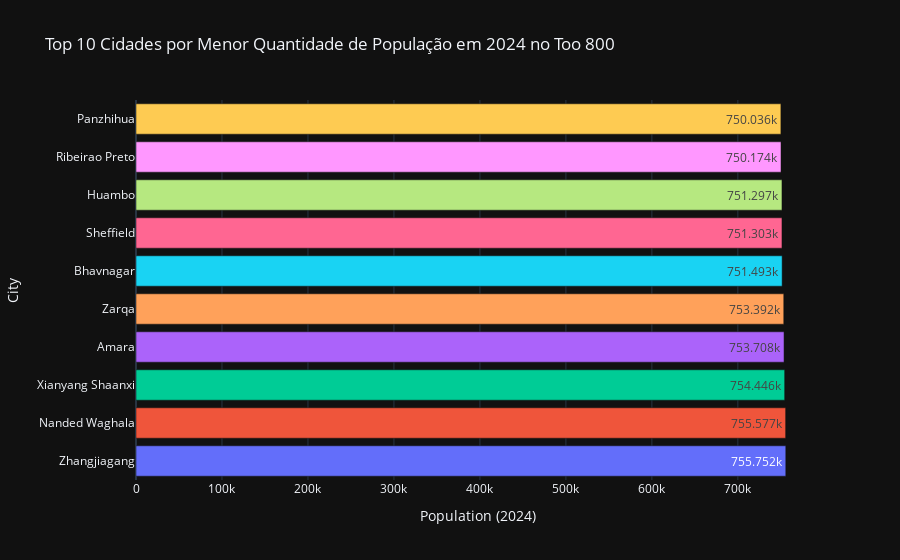

Notebook source saved alongside this figure:
### Code cell
fig_2024 = px.bar(menores_2024, y='City', x='Population (2024)', title='Top 10 Cidades por Menor Quantidade de População em 2024 no Too 800', 
                  template='plotly_dark', text_auto=True, color=px.colors.sequential.Cividis)
fig_2024.update_layout(showlegend=False)
fig_2024.show()

### Figure 1 — Plotly figure (JSON) as saved in the notebook; plotly's stock layout.template omitted (floating-point values rounded to 4 significant figures)
{"data": [{"alignmentgroup": "True", "hovertemplate": "color=#00224e<br>Population (2024)=%{x}<br>City=%{y}<extra></extra>", "legendgroup": "#00224e", "marker": {"color": "#636efa", "pattern": {"shape": ""}}, "name": "#00224e", "offsetgroup": "#00224e", "orientation": "h", "showlegend": true, "textposition": "auto", "texttemplate": "%{x}", "type": "bar", "x": [755752], "xaxis": "x", "y": ["Zhangjiagang"], "yaxis": "y"}, {"alignmentgroup": "True", "hovertemplate": "color=#123570<br>Population (2024)=%{x}<br>City=%{y}<extra></extra>", "legendgroup": "#123570", "marker": {"color": "#EF553B", "pattern": {"shape": ""}}, "name": "#123570", "offsetgroup": "#123570", "orientation": "h", "showlegend": true, "textposition": "auto", "texttemplate": "%{x}", "type": "bar", "x": [755577], "xaxis": "x", "y": ["Nanded Waghala"], "yaxis": "y"}, {"alignmentgroup": "True", "hovertemplate": "color=#3b496c<br>Population (2024)=%{x}<br>City=%{y}<extra></extra>", "legendgroup": "#3b496c", "marker": {"color": "#00cc96", "pattern": {"shape": ""}}, "name": "#3b496c", "offsetgroup": "#3b496c", "orientation": "h", "showlegend": true, "textposition": "auto", "texttemplate": "%{x}", "type": "bar", "x": [754446], "xaxis": "x", "y": ["Xianyang Shaanxi"], "yaxis": "y"}, {"alignmentgroup": "True", "hovertemplate": "color=#575d6d<br>Population (2024)=%{x}<br>City=%{y}<extra></extra>", "legendgroup": "#575d6d", "marker": {"color": "#ab63fa", "pattern": {"shape": ""}}, "name": "#575d6d", "offsetgroup": "#575d6d", "orientation": "h", "showlegend": true, "textposition": "auto", "texttemplate": "%{x}", "type": "bar", "x": [753708], "xaxis": "x", "y": ["Amara"], "yaxis": "y"}, {"alignmentgroup": "True", "hovertemplate": "color=#707173<br>Population (2024)=%{x}<br>City=%{y}<extra></extra>", "legendgroup": "#707173", "marker": {"color": "#FFA15A", "pattern": {"shape": ""}}, "name": "#707173", "offsetgroup": "#707173", "orientation": "h", "showlegend": true, "textposition": "auto", "texttemplate": "%{x}", "type": "bar", "x": [753392], "xaxis": "x", "y": ["Zarqa"], "yaxis": "y"}, {"alignmentgroup": "True", "hovertemplate": "color=#8a8678<br>Population (2024)=%{x}<br>City=%{y}<extra></extra>", "legendgroup": "#8a8678", "marker": {"color": "#19d3f3", "pattern": {"shape": ""}}, "name": "#8a8678", "offsetgroup": "#8a8678", "orientation": "h", "showlegend": true, "textposition": "auto", "texttemplate": "%{x}", "type": "bar", "x": [751493], "xaxis": "x", "y": ["Bhavnagar"], "yaxis": "y"}, {"alignmentgroup": "True", "hovertemplate": "color=#a59c74<br>Population (2024)=%{x}<br>City=%{y}<extra></extra>", "legendgroup": "#a59c74", "marker": {"color": "#FF6692", "pattern": {"shape": ""}}, "name": "#a59c74", "offsetgroup": "#a59c74", "orientation": "h", "showlegend": true, "textposition": "auto", "texttemplate": "%{x}", "type": "bar", "x": [751303], "xaxis": "x", "y": ["Sheffield"], "yaxis": "y"}, {"alignmentgroup": "True", "hovertemplate": "color=#c3b369<br>Population (2024)=%{x}<br>City=%{y}<extra></extra>", "legendgroup": "#c3b369", "marker": {"color": "#B6E880", "pattern": {"shape": ""}}, "name": "#c3b369", "offsetgroup": "#c3b369", "orientation": "h", "showlegend": true, "textposition": "auto", "texttemplate": "%{x}", "type": "bar", "x": [751297], "xaxis": "x", "y": ["Huambo"], "yaxis": "y"}, {"alignmentgroup": "True", "hovertemplate": "color=#e1cc55<br>Population (2024)=%{x}<br>City=%{y}<extra></extra>", "legendgroup": "#e1cc55", "marker": {"color": "#FF97FF", "pattern": {"shape": ""}}, "name": "#e1cc55", "offsetgroup": "#e1cc55", "orientation": "h", "showlegend": true, "textposition": "auto", "texttemplate": "%{x}", "type": "bar", "x": [750174], "xaxis": "x", "y": ["Ribeirao Preto"], "yaxis": "y"}, {"alignmentgroup": "True", "hovertemplate": "color=#fee838<br>Population (2024)=%{x}<br>City=%{y}<extra></extra>", "legendgroup": "#fee838", "marker": {"color": "#FECB52", "pattern": {"shape": ""}}, "name": "#fee838", "offsetgroup": "#fee838", "orientation": "h", "showlegend": true, "textposition": "auto", "texttemplate": "%{x}", "type": "bar", "x": [750036], "xaxis": "x", "y": ["Panzhihua"], "yaxis": "y"}], "layout": {"barmode": "relative", "legend": {"title": {"text": "color"}, "tracegroupgap": 0}, "showlegend": false, "title": {"text": "Top 10 Cidades por Menor Quantidade de População em 2024 no Too 800"}, "xaxis": {"anchor": "y", "domain": [0, 1], "title": {"text": "Population (2024)"}}, "yaxis": {"anchor": "x", "domain": [0, 1], "title": {"text": "City"}}}}
